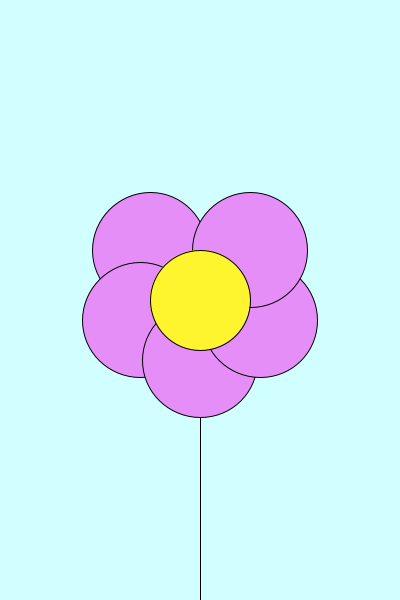
Frame 1 (no input)
Frame 60 (the mouse pressed at the canvas centre just before this capture): identical to frame 1, image omitted
Frame 120 (the mouse held since frame 60 and released just before this capture): identical to frame 1, image omitted

The Processing sketch that drew this single still picture (run headless with seeded random() and noise(); from frame 60 on, the mouse is pressed at the canvas centre):

// Processing sketch: processing_99182
// ── processing_99182.pde

void setup()
{
  size(400, 600);
  smooth();
  frameRate(20);
}
void draw()
{
  background(209, 255, 255);
  
  fill(79,245,127);
  line(200,300,200,600);   
  
  fill(229,142,247);
  
  ellipse(150,250,115,115);
  
  ellipse(140,320,115,115);
  
  ellipse(200,360,115,115);
  
  ellipse(260,320,115,115);
  
  ellipse(250,250,115,115);
  
  
  
  fill(255, 245, 46);
  ellipse(200, 300, 100, 100);
  
  

}
